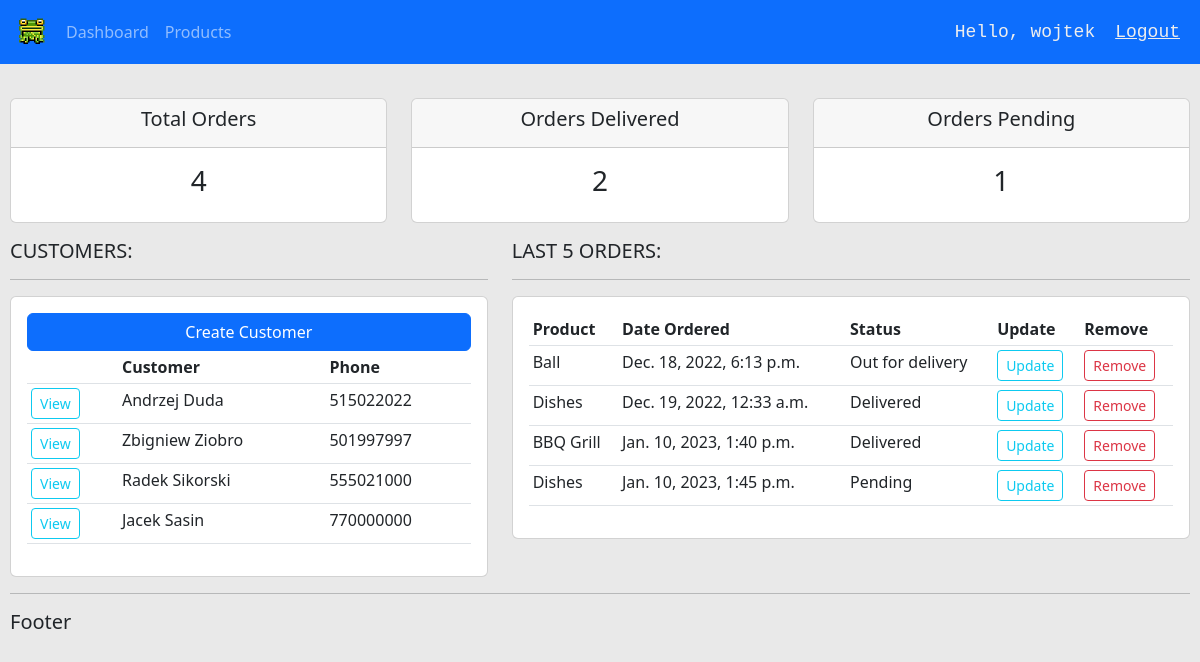
The app's page / (signed in) with its own data.
### accounts/models.py (models this page shows, shortened)
class Customer(models.Model):
    name = models.CharField(max_length=200, null=True)
    phone = models.CharField(max_length=200, null=True)
    email = models.EmailField(null=True)
    date_created = models.DateTimeField(auto_now_add=True, null=True)
    def __str__(self) -> str:
        return self.name

class Order(models.Model):
    STATUS = (
        ("Pending", "Pending"),
        ("Out for delivery", "Out for delivery"),
        ("Delivered", "Delivered"),
    )
    customer = models.ForeignKey(Customer, null=True, on_delete=models.SET_NULL)
    product = models.ForeignKey(Product, null=True, on_delete=models.SET_NULL)
    status = models.CharField(max_length=200, null=True, choices=STATUS)
    date_created = models.DateTimeField(auto_now_add=True, null=True)
    note = models.CharField(max_length=200, null=True)

class Product(models.Model):
    CATEGORY = (
        ("Indoor", "Indoor"),
        ("Out Door", "Out Door"),
    )
    name = models.CharField(max_length=200, null=True)
    price = models.FloatField(null=True)
    category = models.CharField(max_length=200, null=True, choices=CATEGORY)
    description = models.TextField(null=True, blank=True)
    date_created = models.DateTimeField(auto_now_add=True, null=True)
    tags = models.ManyToManyField(Tag)

### accounts/views.py (the view)
# urls.py: path('', views.home, name="home"),
@login_required(login_url='login')
def home(request):
    orders = Order.objects.all()
    customers = Customer.objects.all()
    total_orders = orders.count()
    pending_orders = orders.filter(status="Pending").count()
    delivered_orders = orders.filter(status="Delivered").count()
    CONTEXT = {
        "orders" : orders,
        "customers" : customers,
        "total_orders" : total_orders,
        "pending_orders" : pending_orders,
        "delivered_orders" : delivered_orders,
    }
    return render(request, 'accounts/dashboard.html', CONTEXT)

### accounts/templates/accounts/dashboard.html
{% extends 'accounts/main.html' %}
{% block content %}
{% include 'accounts/status.html' %}
<div class="row">
    <div class="col-md-5">
      <h5> CUSTOMERS:</h5>
      <hr>
        <div class="card card-body">
            <a class="btn btn-primary" href="{% url 'create_customer' %}" role="button">Create Customer</a>
            <table class="table table-sm">
              <tr>
                <th></th>
                <th>Customer</th>
                <th>Phone</th>
                {% for customer in customers %}
                <tr>
                <td><a href="{% url 'customer' customer.pk %}"  class="btn btn-outline-info btn-sm">View </a></td>
                <td>{{ customer }}</td>
                <td>{{ customer.phone }}</td>
                </tr>
                {% endfor %}
              </tr>
            </table>
        </div>
    </div>
    <div class="col-md-7">
        <h5> LAST 5 ORDERS:</h5>
        <hr>
            <div class="card card-body">
                <table class="table table-sm">
                    <tr>
                    <th scope="col">Product</th>
                    <th scope="col">Date Ordered</th>
                    <th scope="col">Status</th>
                    <th scope="col">Update</th>
                    <th scope="col">Remove</th>
                    </tr>
                    {% for order in orders %}
                    <tr>
                    <td>{{ order.product.name }}</td>
                    <td>{{ order.date_created }}</td>
                    <td>{{ order.status }}</td>
                    <td><a href="{% url 'update_order' order.pk %}" class="btn btn-outline-info btn-sm">Update</a></td>
                    <td><a href="{% url 'remove_order' order.pk %}" class="btn btn-outline-danger btn-sm">Remove</a></td>
                    </tr>
                    {% endfor %}
                </table>
            </div>
    </div>
</div>
{% endblock content %}

### accounts/templates/accounts/navbar.html (shortened to what this page needs)
{% load static %}
<nav class="navbar navbar-expand-lg navbar-dark bg-primary">
    <img style="padding-left: 10px;" src={%static 'images/the-pepe-frog.png'%}>
    <div class="collapse navbar-collapse" id="navbarNav">
      <ul class="navbar-nav">
        <li class="nav-item active">
          <a href = "{% url 'home' %}" class="nav-link">Dashboard </a>
        </li>
        <li class="nav-item">
          <a href = "{% url 'products' %}" class="nav-link" >Products</a>
        </li>
      </ul>
    </div>
    <span class="navbar-hello-logout"> Hello, {{request.user}}</span>
    <span> <a class="navbar-hello-logout" href="{% url 'logout' %}"> Logout</a></span>
  </nav>

### static/css/main.css (style rules this page uses)
body { background-color: #e8e8e8ed; }

### accounts/templates/accounts/navbar.html (style rules this page uses)
.navbar-hello-logout { font-size: 18px; color: #eee; margin-right: 20px; font-family: Consolas,monaco,monospace; }

### records on screen
Customer: name "Andrzej Duda", phone "515022022"
Customer: name "Zbigniew Ziobro", phone "501997997"
Customer: name "Radek Sikorski", phone "555021000"
Customer: name "Jacek Sasin", phone "770000000"
Order: product.name "Ball", date_created "Dec. 18, 2022, 6:13 p.m.", status "Out for delivery"
Order: product.name "Dishes", date_created "Dec. 19, 2022, 12:33 a.m.", status "Delivered"
Order: product.name "BBQ Grill", date_created "Jan. 10, 2023, 1:40 p.m.", status "Delivered"
Order: product.name "Dishes", date_created "Jan. 10, 2023, 1:45 p.m.", status "Pending"

### other values on screen
{{ request.user }} "wojtek"
{{ total_orders }} "4"
{{ delivered_orders }} "2"
{{ pending_orders }} "1"
